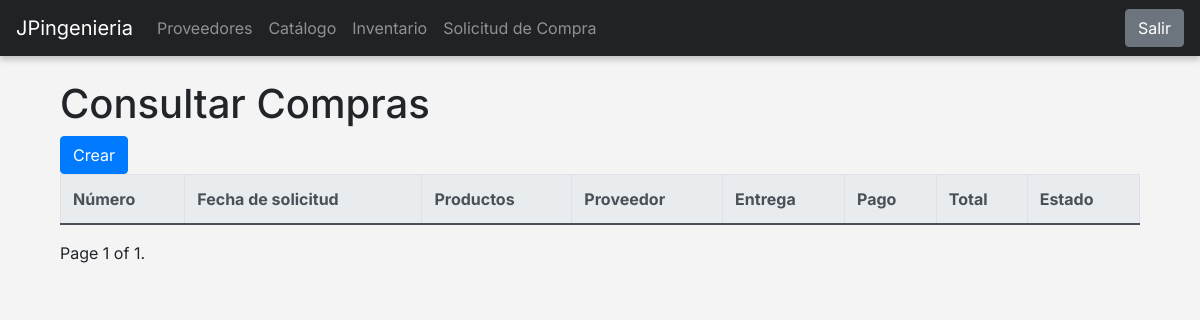
The app's page /solicitud/solicitudes/?page=2, older data.
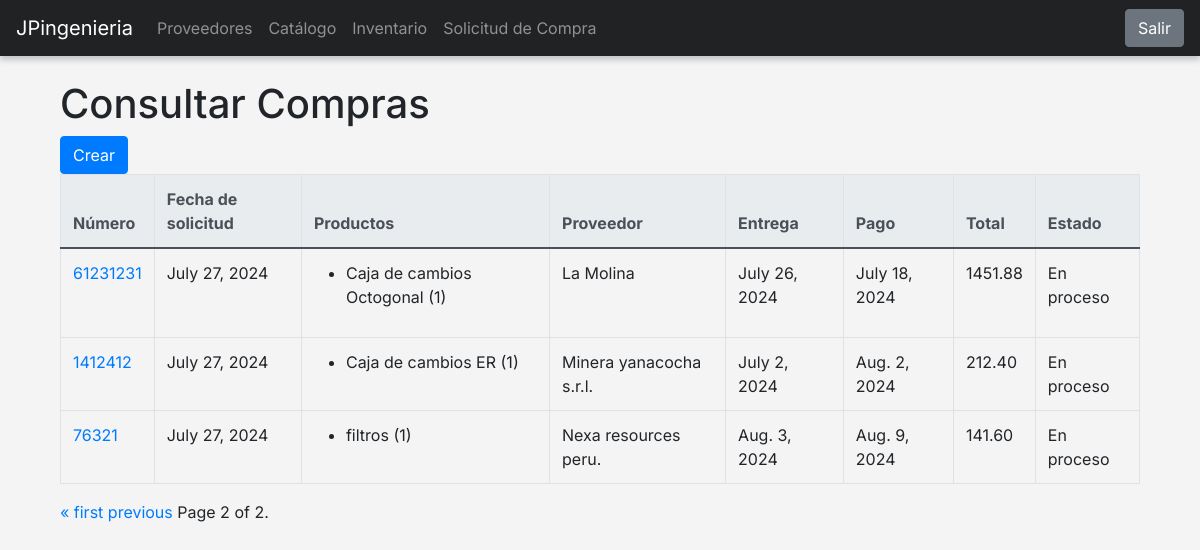
The same page, newer data.
### api/models.py (models this page shows, shortened)
class SolicitudCompra(models.Model):
    numero = models.CharField(max_length=20, unique=True)
    fecha = models.DateField(auto_now_add=True)
    productos = models.ManyToManyField(Catalogue, through='SolicitudProducto', blank=True)
    proveedor = models.ForeignKey(Proveedor, on_delete=models.CASCADE)
    entrega = models.DateField()
    pago = models.DateField()
    estado = models.CharField(max_length=50)

class Catalogue(models.Model):
    nombre = models.CharField(max_length=250)
    precio = models.DecimalField(max_digits=10, decimal_places=2)
    descripcion = models.CharField(max_length=250)
    proveedor = models.ForeignKey(Proveedor, on_delete=models.CASCADE)

class Proveedor(models.Model):
    nombre_empresa = models.CharField(max_length=100)
    ruc = models.CharField(max_length=13, unique=True)
    direccion = models.CharField(max_length=255)
    nombre_contacto = models.CharField(max_length=100)
    telefonos = models.CharField(max_length=100)
    observaciones = models.TextField(blank=True, null=True)

### solicitud/views.py (the view)
# urls.py: path('solicitudes/', lista_solicitudes_compra, name='lista_solicitudes_compra'),
def lista_solicitudes_compra(request):
    solicitud_list = SolicitudCompra.objects.all().prefetch_related('productos', 'solicitudproducto_set')
    data = []
    for solicitud in solicitud_list:
        if not solicitud.numero:  # Asegúrate de que el número no esté vacío
            continue  # Salta esta solicitud si no tiene número
        productos = []
        total_con_igv = Decimal('0.00')
        for sp in solicitud.solicitudproducto_set.all():
            producto = sp.producto
            subtotal = sp.cantidad * producto.precio  # Usa producto.precio en lugar de sp.precio_unitario
            igv = subtotal * Decimal('0.18')
            total_producto = subtotal + igv
            total_con_igv += total_producto.quantize(Decimal('0.01'), rounding=ROUND_HALF_UP)
            productos.append({
                'nombre': producto.nombre,
                'cantidad': sp.cantidad,
                'precio': producto.precio,
                'total_con_igv': total_producto
            })
        data.append({
            'numero': solicitud.numero,
            'fecha': solicitud.fecha,
            'productos': productos,
            'proveedor': solicitud.proveedor.nombre_empresa,
            'entrega': solicitud.entrega,
            'pago': solicitud.pago,
            'total_con_igv': total_con_igv,
            'estado': solicitud.estado
        })
    paginator = Paginator(data, 10)  # Muestra 10 solicitudes por página
    page_number = request.GET.get('page')
    page_obj = paginator.get_page(page_number)
    return render(request, 'lista.html', {'page_obj': page_obj})

### solicitud/templates/lista.html (shortened to what this page needs)
{% extends "base.html" %}
{% block content %}
<div class="container mt-4">
    <h1>Consultar Compras</h1>
    <a href="{% url 'crear_solicitud_compra' %}" class="btn btn-primary">Crear</a>
    <table class="table table-bordered">
        <thead class="thead-light">
            <tr>
                <th>Número</th>
                <th>Fecha de solicitud</th>
                <th>Productos</th>
                <th>Proveedor</th>
                <th>Entrega</th>
                <th>Pago</th>
                <th>Total</th>
                <th>Estado</th>
            </tr>
        </thead>
        <tbody>
            {% for solicitud in page_obj %}
            <tr>
                <td><a href="{% url 'detalle_solicitud_compra' solicitud.numero %}">{{ solicitud.numero }}</a></td>
                <td>{{ solicitud.fecha }}</td>
                <td>
                    <ul>
                        {% for producto in solicitud.productos %}
                        <li>{{ producto.nombre }} ({{ producto.cantidad }})</li>
                        {% endfor %}
                    </ul>
                </td>
                <td>{{ solicitud.proveedor }}</td>
                <td>{{ solicitud.entrega }}</td>
                <td>{{ solicitud.pago }}</td>
                <td>{{ solicitud.total_con_igv }}</td>
                <td>{{ solicitud.estado }}</td>
            </tr>
            {% endfor %}
        </tbody>
    </table>
    <div>
        <span class="step-links">
            {% if page_obj.has_previous %}
                <a href="?page=1">&laquo; first</a>
                <a href="?page={{ page_obj.previous_page_number }}">previous</a>
            {% endif %}
            <span class="current">
                Page {{ page_obj.number }} of {{ page_obj.paginator.num_pages }}.
            </span>
        </span>
    </div>
</div>
{% endblock content %}

Row changes from the older to the newer data that the page shows:
added SolicitudCompra: numero "61231231", fecha "July 27, 2024", entrega "July 26, 2024", pago "July 18, 2024", estado "En proceso"
now on this page (row edited): Catalogue: nombre "Caja de cambios Octogonal"
now on this page (row unchanged): Proveedor: proveedor "La Molina"
added SolicitudCompra: numero "1412412", fecha "July 27, 2024", entrega "July 2, 2024", pago "Aug. 2, 2024", estado "En proceso"
now on this page (row edited): Catalogue: nombre "Caja de cambios ER"
now on this page (row unchanged): Proveedor: proveedor "Minera yanacocha s.r.l."
added SolicitudCompra: numero "76321", fecha "July 27, 2024", entrega "Aug. 3, 2024", pago "Aug. 9, 2024", estado "En proceso"
added Catalogue: nombre "filtros"
now on this page (row unchanged): Proveedor: proveedor "Nexa resources peru."
Text that changed along with them:
{{ page_obj.number }}: "1" → "2"
{{ page_obj.paginator.num_pages }}: "1" → "2"
new list line: "( 1 ) 1451.88"
new list line: "( 1 ) 212.40"
new list line: "( 1 ) 141.60"
text now shown: "« first previous"
